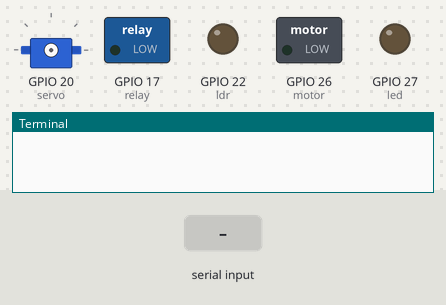
Simulated run of this program. Board: Raspberry Pi (BCM pin numbers). On the bench: servo, switched loads named in the program (green lamp = pin HIGH), output pins drawn as LEDs (lit = HIGH), the last lines printed to the terminal. The test bench sets the inputs (shaded band). Servo angles are drawn from the pulse width (0.5 ms = 0°, 2.5 ms = 180°).

Above: at 1.2 s.
1.3 s: "1\n" received over the second serial link
At 2.4 s:
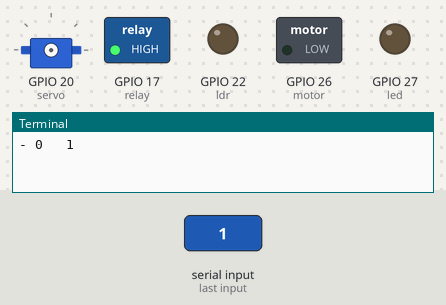
2.8 s: "2\n" received over the second serial link
At 3.5 s:
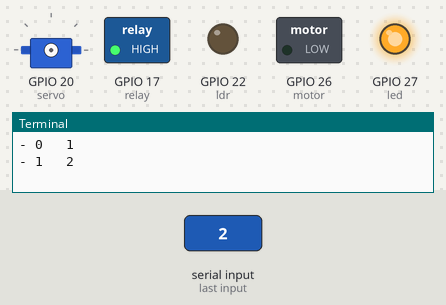
4.3 s: "3\n" received over the second serial link
At 4.7 s:
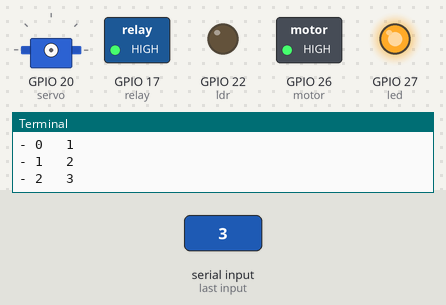
5.8 s: "0\n" received over the second serial link
7.3 s: "4\n" received over the second serial link
At 8.2 s:
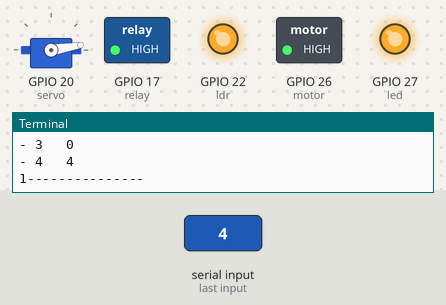
8.8 s: "0\n" received over the second serial link
At 9.3 s:
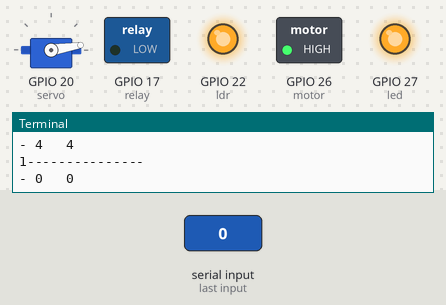
Timing chart, 0 to 11.3 s (numbered marks = the images above; inputs shaded):
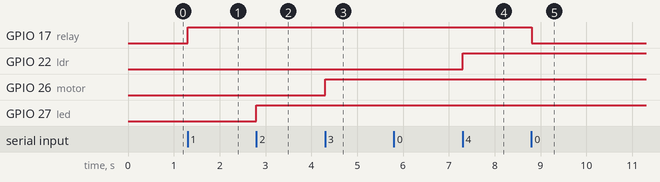

Measured:
- after the input at 1.3 s, GPIO 17 (relay): LOW → HIGH at once
- after the input at 2.8 s, GPIO 27 (led): LOW → HIGH at once
- after the input at 4.3 s, GPIO 26 (motor): LOW → HIGH at once
- after the input at 7.3 s, GPIO 22 (ldr): LOW → HIGH at once
- after the input at 8.8 s, GPIO 17 (relay): HIGH → LOW at once

The program:

Teplica.py
```python
import RPi.GPIO as pin
import serial
pin.setmode(pin.BCM)

motor = 26
relay = 17
led = 27
ldr = 22
servo = 20

for i in motor,relay,led,ldr,servo:
    pin.setup(i,pin.OUT)

#Объявление сервоприрада
servoPWM = pin.PWM(servo, 50)     # создаем ШИМ-объект для пина pinPWM с частотой 100 Гц
servoPWM.start(0)                  # Запускаем ШИМ на пине со скважностью 0% (0-100%)

#настройка порта
port = "/dev/ttyACM0" # имя USB порта
baud = 9600 # Бод
s = serial.Serial(port) #Обявления порта
s.baudrate = baud #устанавливаем количество бод
s.parity = serial.PARITY_NONE
s.databits = serial.EIGHTBITS
s.stopbits = serial.STOPBITS_ONE

i = 0 # индекс массива
n = 0 # номер цикла

while True:
    data = s.readline()
    try:
        i = i % 5 # обнуление индекса
        data = data.decode(('utf-8;')).rstrip() #преобразованеи полученной инфы
        #для обработки дискртных сигналов
        if i == 0:
            pin.output(relay,bool(int(data)))
        if i == 1:
            pin.output(led,bool(int(data)))
        if i == 2:
            pin.output(motor,bool(int(data)))
        if i == 3: # сервопривод
            dutyCycle = 0.9 * float(data)/ 18. + 3. # поворот серво от 0 до  90 градусов
            servoPWM.ChangeDutyCycle(dutyCycle)
        if i == 4: #Первый аналоговый сигнал
            pin.output(ldr,bool(int(data)))

        print('-',i,' ',data)
        i +=1
        if i == 5:
            n +=1
            print(n,end = "")
            print("---------------")

    except IndexError:
        print("Переполнение индекса" , i )
        print("обнуление индекса")
        i = 0
```
